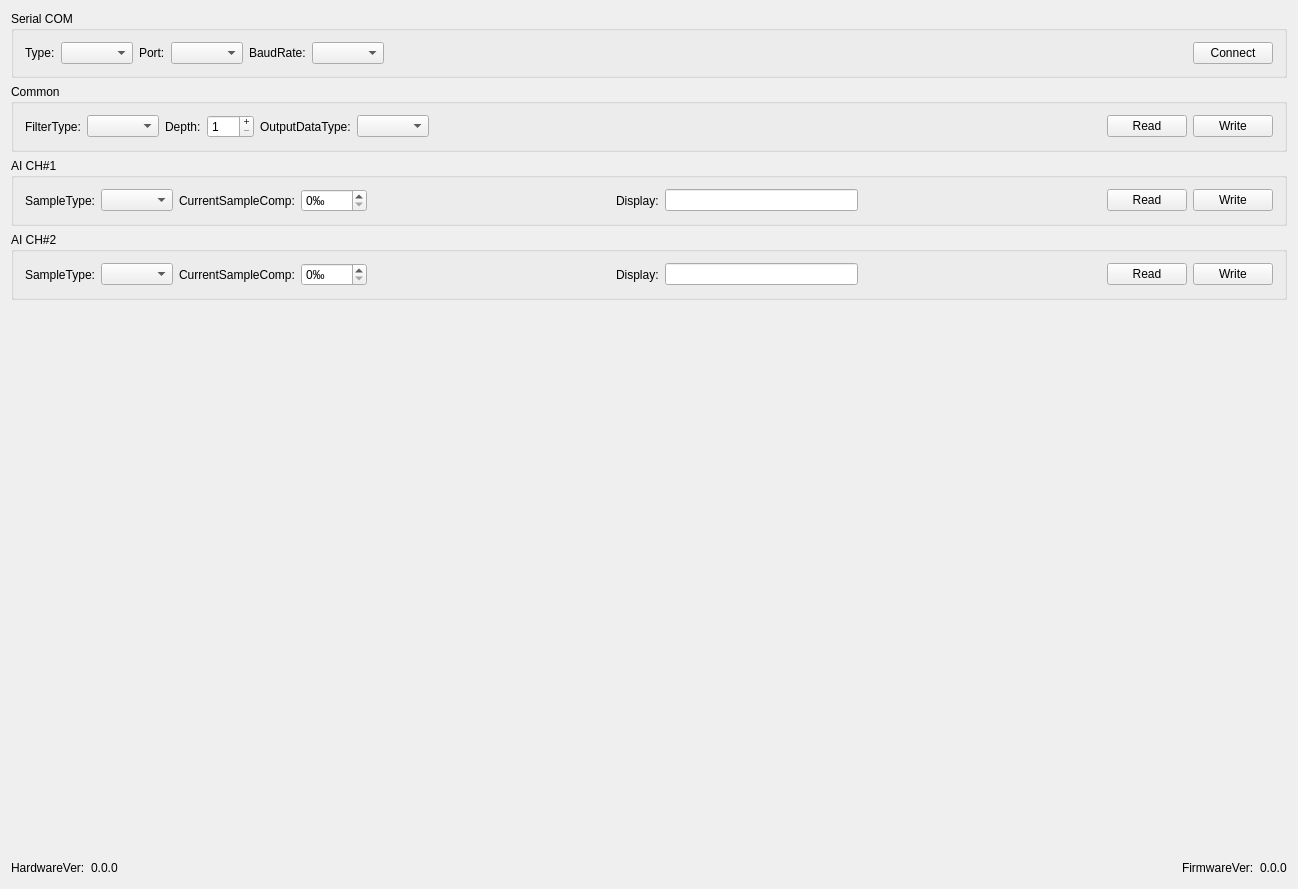
<?xml version="1.0" encoding="UTF-8"?>
<ui version="4.0">
 <class>aioTestPage</class>
 <widget class="QWidget" name="aioTestPage">
  <property name="geometry">
   <rect>
    <x>0</x>
    <y>0</y>
    <width>1298</width>
    <height>889</height>
   </rect>
  </property>
  <property name="windowTitle">
   <string>aioTestPage</string>
  </property>
  <layout class="QVBoxLayout" name="verticalLayout">
   <item>
    <widget class="QGroupBox" name="m_grpCommunication">
     <property name="title">
      <string>Serial COM</string>
     </property>
     <layout class="QHBoxLayout" name="horizontalLayout_17">
      <item>
       <layout class="QHBoxLayout" name="horizontalLayout_16">
        <item>
         <layout class="QHBoxLayout" name="horizontalLayout_13">
          <item>
           <widget class="QLabel" name="label_8">
            <property name="text">
             <string>Type:</string>
            </property>
           </widget>
          </item>
          <item>
           <widget class="QComboBox" name="m_comboBoxComType">
            <property name="currentText">
             <string/>
            </property>
           </widget>
          </item>
         </layout>
        </item>
        <item>
         <layout class="QHBoxLayout" name="horizontalLayout_14">
          <item>
           <widget class="QLabel" name="label_7">
            <property name="text">
             <string>Port:</string>
            </property>
           </widget>
          </item>
          <item>
           <widget class="QComboBox" name="m_comboBoxPort"/>
          </item>
         </layout>
        </item>
        <item>
         <layout class="QHBoxLayout" name="horizontalLayout_15">
          <item>
           <widget class="QLabel" name="label_9">
            <property name="text">
             <string>BaudRate:</string>
            </property>
           </widget>
          </item>
          <item>
           <widget class="QComboBox" name="m_comboBoxBaudRate"/>
          </item>
         </layout>
        </item>
        <item>
         <spacer name="horizontalSpacer_5">
          <property name="orientation">
           <enum>Qt::Horizontal</enum>
          </property>
          <property name="sizeHint" stdset="0">
           <size>
            <width>40</width>
            <height>20</height>
           </size>
          </property>
         </spacer>
        </item>
        <item>
         <widget class="QPushButton" name="m_btnConnect">
          <property name="text">
           <string>Connect</string>
          </property>
         </widget>
        </item>
       </layout>
      </item>
     </layout>
    </widget>
   </item>
   <item>
    <widget class="QGroupBox" name="groupBox_3">
     <property name="title">
      <string>Common</string>
     </property>
     <layout class="QHBoxLayout" name="horizontalLayout_18">
      <item>
       <layout class="QHBoxLayout" name="horizontalLayout">
        <item>
         <widget class="QLabel" name="m_lblFilterType">
          <property name="text">
           <string>FilterType:</string>
          </property>
         </widget>
        </item>
        <item>
         <widget class="QComboBox" name="m_cmboxFilterType">
          <property name="whatsThis">
           <string>&lt;html&gt;&lt;head/&gt;&lt;body&gt;&lt;p&gt;0: No filter&lt;/p&gt;&lt;p&gt;1: Mean filter&lt;/p&gt;&lt;/body&gt;&lt;/html&gt;</string>
          </property>
         </widget>
        </item>
        <item>
         <widget class="QLabel" name="m_lblFilterDepth">
          <property name="text">
           <string>Depth:</string>
          </property>
         </widget>
        </item>
        <item>
         <widget class="QSpinBox" name="m_spinBoxFilterDepth">
          <property name="whatsThis">
           <string>from 1 to 255</string>
          </property>
          <property name="buttonSymbols">
           <enum>QAbstractSpinBox::PlusMinus</enum>
          </property>
          <property name="minimum">
           <number>1</number>
          </property>
          <property name="maximum">
           <number>255</number>
          </property>
         </widget>
        </item>
       </layout>
      </item>
      <item>
       <layout class="QHBoxLayout" name="horizontalLayout_2">
        <item>
         <widget class="QLabel" name="m_lblOutputDataType">
          <property name="text">
           <string>OutputDataType:</string>
          </property>
         </widget>
        </item>
        <item>
         <widget class="QComboBox" name="m_cmboxOutputDataType">
          <property name="whatsThis">
           <string>&lt;html&gt;&lt;head/&gt;&lt;body&gt;&lt;p&gt;The type of the data: 0: orignal data, 1: Voltage, 2: Current&lt;/p&gt;&lt;/body&gt;&lt;/html&gt;</string>
          </property>
         </widget>
        </item>
        <item>
         <spacer name="horizontalSpacer">
          <property name="orientation">
           <enum>Qt::Horizontal</enum>
          </property>
          <property name="sizeHint" stdset="0">
           <size>
            <width>40</width>
            <height>20</height>
           </size>
          </property>
         </spacer>
        </item>
        <item>
         <widget class="QPushButton" name="m_btnReadCommon">
          <property name="text">
           <string>Read</string>
          </property>
         </widget>
        </item>
        <item>
         <widget class="QPushButton" name="m_btnWriteCommon">
          <property name="text">
           <string>Write</string>
          </property>
         </widget>
        </item>
       </layout>
      </item>
     </layout>
    </widget>
   </item>
   <item>
    <widget class="QGroupBox" name="groupBox">
     <property name="title">
      <string>AI CH#1</string>
     </property>
     <layout class="QHBoxLayout" name="horizontalLayout_20">
      <item>
       <layout class="QHBoxLayout" name="horizontalLayout_6">
        <item>
         <layout class="QHBoxLayout" name="horizontalLayout_3">
          <item>
           <widget class="QLabel" name="label">
            <property name="text">
             <string>SampleType:</string>
            </property>
           </widget>
          </item>
          <item>
           <widget class="QComboBox" name="m_cmboxSampleTypeCH1"/>
          </item>
         </layout>
        </item>
        <item>
         <layout class="QHBoxLayout" name="horizontalLayout_4">
          <item>
           <widget class="QLabel" name="label_3">
            <property name="text">
             <string>CurrentSampleComp:</string>
            </property>
           </widget>
          </item>
          <item>
           <widget class="QSpinBox" name="m_spinBoxCurrentCompCH1">
            <property name="minimumSize">
             <size>
              <width>60</width>
              <height>0</height>
             </size>
            </property>
            <property name="suffix">
             <string>‰</string>
            </property>
            <property name="maximum">
             <number>1000</number>
            </property>
           </widget>
          </item>
         </layout>
        </item>
       </layout>
      </item>
      <item>
       <spacer name="horizontalSpacer_6">
        <property name="orientation">
         <enum>Qt::Horizontal</enum>
        </property>
        <property name="sizeHint" stdset="0">
         <size>
          <width>234</width>
          <height>20</height>
         </size>
        </property>
       </spacer>
      </item>
      <item>
       <layout class="QHBoxLayout" name="horizontalLayout_7">
        <item>
         <widget class="QLabel" name="label_2">
          <property name="text">
           <string>Display:</string>
          </property>
         </widget>
        </item>
        <item>
         <widget class="QLineEdit" name="m_dataCh1">
          <property name="minimumSize">
           <size>
            <width>60</width>
            <height>0</height>
           </size>
          </property>
          <property name="maxLength">
           <number>65536</number>
          </property>
          <property name="readOnly">
           <bool>true</bool>
          </property>
         </widget>
        </item>
       </layout>
      </item>
      <item>
       <spacer name="horizontalSpacer_2">
        <property name="orientation">
         <enum>Qt::Horizontal</enum>
        </property>
        <property name="sizeHint" stdset="0">
         <size>
          <width>234</width>
          <height>20</height>
         </size>
        </property>
       </spacer>
      </item>
      <item>
       <layout class="QHBoxLayout" name="horizontalLayout_5">
        <item>
         <widget class="QPushButton" name="m_btnReadCh1">
          <property name="text">
           <string>Read</string>
          </property>
         </widget>
        </item>
        <item>
         <widget class="QPushButton" name="m_btnWriteCh1">
          <property name="text">
           <string>Write</string>
          </property>
         </widget>
        </item>
       </layout>
      </item>
     </layout>
    </widget>
   </item>
   <item>
    <widget class="QGroupBox" name="groupBox_2">
     <property name="title">
      <string>AI CH#2</string>
     </property>
     <layout class="QHBoxLayout" name="horizontalLayout_19">
      <item>
       <layout class="QVBoxLayout" name="verticalLayout_6">
        <item>
         <layout class="QHBoxLayout" name="horizontalLayout_9">
          <item>
           <layout class="QHBoxLayout" name="horizontalLayout_10">
            <item>
             <widget class="QLabel" name="label_4">
              <property name="text">
               <string>SampleType:</string>
              </property>
             </widget>
            </item>
            <item>
             <widget class="QComboBox" name="m_cmboxSampleTypeCH2"/>
            </item>
           </layout>
          </item>
          <item>
           <layout class="QHBoxLayout" name="horizontalLayout_11">
            <item>
             <widget class="QLabel" name="label_5">
              <property name="text">
               <string>CurrentSampleComp:</string>
              </property>
             </widget>
            </item>
            <item>
             <widget class="QSpinBox" name="m_spinBoxCurrentCompCH2">
              <property name="minimumSize">
               <size>
                <width>60</width>
                <height>0</height>
               </size>
              </property>
              <property name="suffix">
               <string>‰</string>
              </property>
              <property name="maximum">
               <number>1000</number>
              </property>
             </widget>
            </item>
           </layout>
          </item>
         </layout>
        </item>
       </layout>
      </item>
      <item>
       <spacer name="horizontalSpacer_7">
        <property name="orientation">
         <enum>Qt::Horizontal</enum>
        </property>
        <property name="sizeHint" stdset="0">
         <size>
          <width>233</width>
          <height>20</height>
         </size>
        </property>
       </spacer>
      </item>
      <item>
       <layout class="QHBoxLayout" name="horizontalLayout_8">
        <item>
         <widget class="QLabel" name="label_6">
          <property name="text">
           <string>Display:</string>
          </property>
         </widget>
        </item>
        <item>
         <widget class="QLineEdit" name="m_dataCh2">
          <property name="minimumSize">
           <size>
            <width>60</width>
            <height>0</height>
           </size>
          </property>
          <property name="maxLength">
           <number>65536</number>
          </property>
          <property name="readOnly">
           <bool>true</bool>
          </property>
         </widget>
        </item>
       </layout>
      </item>
      <item>
       <spacer name="horizontalSpacer_3">
        <property name="orientation">
         <enum>Qt::Horizontal</enum>
        </property>
        <property name="sizeHint" stdset="0">
         <size>
          <width>233</width>
          <height>20</height>
         </size>
        </property>
       </spacer>
      </item>
      <item>
       <layout class="QHBoxLayout" name="horizontalLayout_12">
        <item>
         <widget class="QPushButton" name="m_btnReadCh2">
          <property name="text">
           <string>Read</string>
          </property>
         </widget>
        </item>
        <item>
         <widget class="QPushButton" name="m_btnWriteCh2">
          <property name="text">
           <string>Write</string>
          </property>
         </widget>
        </item>
       </layout>
      </item>
     </layout>
    </widget>
   </item>
   <item>
    <spacer name="verticalSpacer">
     <property name="orientation">
      <enum>Qt::Vertical</enum>
     </property>
     <property name="sizeHint" stdset="0">
      <size>
       <width>20</width>
       <height>354</height>
      </size>
     </property>
    </spacer>
   </item>
   <item>
    <layout class="QHBoxLayout" name="horizontalLayout_23">
     <item>
      <layout class="QHBoxLayout" name="horizontalLayout_22">
       <item>
        <widget class="QLabel" name="m_lblHardwareVer">
         <property name="text">
          <string>HardwareVer:</string>
         </property>
        </widget>
       </item>
       <item>
        <widget class="QLabel" name="m_lblHardwareVerValue">
         <property name="text">
          <string>0.0.0</string>
         </property>
        </widget>
       </item>
      </layout>
     </item>
     <item>
      <spacer name="horizontalSpacer_4">
       <property name="orientation">
        <enum>Qt::Horizontal</enum>
       </property>
       <property name="sizeHint" stdset="0">
        <size>
         <width>40</width>
         <height>20</height>
        </size>
       </property>
      </spacer>
     </item>
     <item>
      <layout class="QHBoxLayout" name="horizontalLayout_21">
       <item>
        <widget class="QLabel" name="m_lblFirmwareVer">
         <property name="text">
          <string>FirmwareVer:</string>
         </property>
        </widget>
       </item>
       <item>
        <widget class="QLabel" name="m_lblFirmwareVerValue">
         <property name="text">
          <string>0.0.0</string>
         </property>
        </widget>
       </item>
      </layout>
     </item>
    </layout>
   </item>
  </layout>
 </widget>
 <layoutdefault spacing="6" margin="11"/>
 <resources/>
 <connections/>
</ui>
